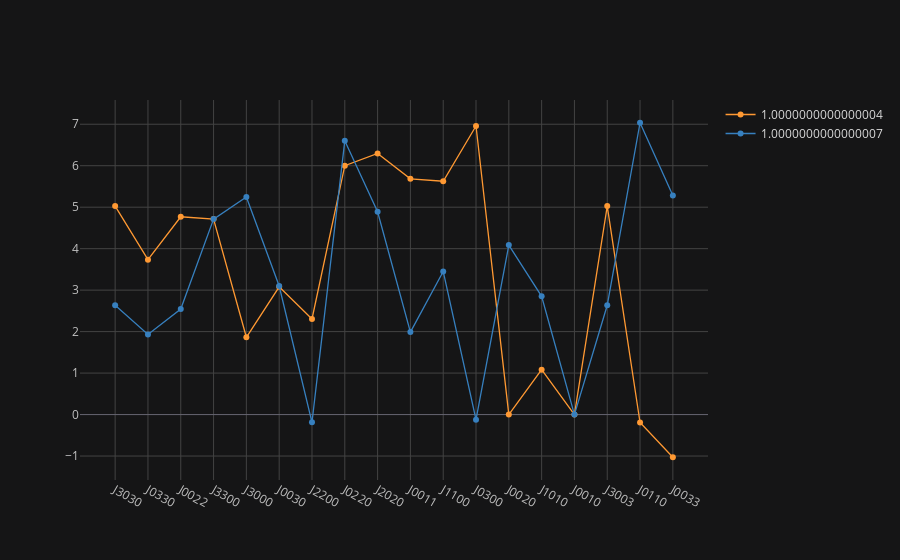

The notebook cell saved with this chart:
### Code cell
NetsDataFolder('../data/new_nets/').filter('doublefredkin*').plot_parameters(hlines=[])

### Figure 1 — Plotly figure (JSON) as saved in the notebook; plotly's stock layout.template omitted (floating-point values rounded to 4 significant figures)
{"data": [{"connectgaps": true, "line": {"color": "rgba(255, 153, 51, 1.0)", "dash": "solid", "width": 1.3}, "marker": {"size": 6, "symbol": "dot"}, "mode": "lines+markers", "name": 1.0, "text": "", "type": "scatter", "x": ["J3030", "J0330", "J0022", "J3300", "J3000", "J0030", "J2200", "J0220", "J2020", "J0011", "J1100", "J0300", "J0020", "J1010", "J0010", "J3003", "J0110", "J0033"], "y": [5.028, 3.734, 4.769, 4.712, 1.863, 3.079, 2.304, 6.001, 6.294, 5.685, 5.626, 6.957, -1.508e-09, 1.082, 2.129e-10, 5.028, -0.1908, -1.029]}, {"connectgaps": true, "line": {"color": "rgba(55, 128, 191, 1.0)", "dash": "solid", "width": 1.3}, "marker": {"size": 6, "symbol": "dot"}, "mode": "lines+markers", "name": 1.0, "text": "", "type": "scatter", "x": ["J3030", "J0330", "J0022", "J3300", "J3000", "J0030", "J2200", "J0220", "J2020", "J0011", "J1100", "J0300", "J0020", "J1010", "J0010", "J3003", "J0110", "J0033"], "y": [2.636, 1.932, 2.545, 4.712, 5.246, 3.099, -0.1881, 6.6, 4.89, 1.988, 3.45, -0.1237, 4.087, 2.851, 1.588e-11, 2.636, 7.036, 5.284]}], "layout": {"legend": {"bgcolor": "#151516", "font": {"color": "#D9D9D9"}}, "paper_bgcolor": "#151516", "plot_bgcolor": "#151516", "shapes": [], "titlefont": {"color": "#D9D9D9"}, "xaxis1": {"gridcolor": "#434343", "showgrid": true, "tickfont": {"color": "#C2C2C2"}, "title": "", "titlefont": {"color": "#D9D9D9"}, "zerolinecolor": "#666570"}, "yaxis1": {"gridcolor": "#434343", "showgrid": true, "tickfont": {"color": "#C2C2C2"}, "title": "", "titlefont": {"color": "#D9D9D9"}, "zerolinecolor": "#666570"}}}
